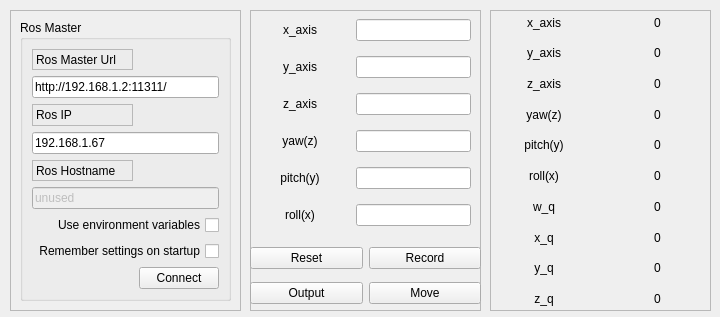
<?xml version="1.0" encoding="UTF-8"?>
<ui version="4.0">
 <class>MainWindowDesign</class>
 <widget class="QMainWindow" name="MainWindowDesign">
  <property name="geometry">
   <rect>
    <x>0</x>
    <y>0</y>
    <width>720</width>
    <height>317</height>
   </rect>
  </property>
  <property name="windowTitle">
   <string>QRosApp</string>
  </property>
  <property name="windowIcon">
   <iconset resource="../resources/images.qrc">
    <normaloff>:/images/icon.png</normaloff>:/images/icon.png</iconset>
  </property>
  <property name="locale">
   <locale language="English" country="Australia"/>
  </property>
  <widget class="QWidget" name="centralwidget">
   <widget class="QFrame" name="frame">
    <property name="geometry">
     <rect>
      <x>10</x>
      <y>10</y>
      <width>231</width>
      <height>301</height>
     </rect>
    </property>
    <property name="sizePolicy">
     <sizepolicy hsizetype="Minimum" vsizetype="Preferred">
      <horstretch>0</horstretch>
      <verstretch>0</verstretch>
     </sizepolicy>
    </property>
    <property name="frameShape">
     <enum>QFrame::StyledPanel</enum>
    </property>
    <property name="frameShadow">
     <enum>QFrame::Raised</enum>
    </property>
    <layout class="QVBoxLayout" name="verticalLayout_3">
     <item>
      <widget class="QGroupBox" name="groupBox">
       <property name="title">
        <string>Ros Master</string>
       </property>
       <layout class="QGridLayout" name="gridLayout">
        <item row="0" column="0">
         <widget class="QLabel" name="label">
          <property name="frameShape">
           <enum>QFrame::StyledPanel</enum>
          </property>
          <property name="frameShadow">
           <enum>QFrame::Raised</enum>
          </property>
          <property name="text">
           <string>Ros Master Url</string>
          </property>
         </widget>
        </item>
        <item row="1" column="0" colspan="2">
         <widget class="QLineEdit" name="line_edit_master">
          <property name="text">
           <string>http://192.168.1.2:11311/</string>
          </property>
         </widget>
        </item>
        <item row="2" column="0">
         <widget class="QLabel" name="label_2">
          <property name="frameShape">
           <enum>QFrame::StyledPanel</enum>
          </property>
          <property name="frameShadow">
           <enum>QFrame::Raised</enum>
          </property>
          <property name="text">
           <string>Ros IP</string>
          </property>
         </widget>
        </item>
        <item row="3" column="0" colspan="2">
         <widget class="QLineEdit" name="line_edit_host">
          <property name="text">
           <string>192.168.1.67</string>
          </property>
         </widget>
        </item>
        <item row="4" column="0">
         <widget class="QLabel" name="label_3">
          <property name="frameShape">
           <enum>QFrame::StyledPanel</enum>
          </property>
          <property name="frameShadow">
           <enum>QFrame::Raised</enum>
          </property>
          <property name="text">
           <string>Ros Hostname</string>
          </property>
         </widget>
        </item>
        <item row="5" column="0" colspan="2">
         <widget class="QLineEdit" name="line_edit_topic">
          <property name="enabled">
           <bool>false</bool>
          </property>
          <property name="text">
           <string>unused</string>
          </property>
         </widget>
        </item>
        <item row="6" column="0" colspan="2">
         <widget class="QCheckBox" name="checkbox_use_environment">
          <property name="layoutDirection">
           <enum>Qt::RightToLeft</enum>
          </property>
          <property name="text">
           <string>Use environment variables</string>
          </property>
         </widget>
        </item>
        <item row="7" column="0" colspan="2">
         <widget class="QCheckBox" name="checkbox_remember_settings">
          <property name="layoutDirection">
           <enum>Qt::RightToLeft</enum>
          </property>
          <property name="text">
           <string>Remember settings on startup</string>
          </property>
         </widget>
        </item>
        <item row="8" column="0">
         <spacer name="horizontalSpacer">
          <property name="orientation">
           <enum>Qt::Horizontal</enum>
          </property>
          <property name="sizeHint" stdset="0">
           <size>
            <width>170</width>
            <height>21</height>
           </size>
          </property>
         </spacer>
        </item>
        <item row="8" column="1">
         <widget class="QPushButton" name="button_connect">
          <property name="enabled">
           <bool>true</bool>
          </property>
          <property name="sizePolicy">
           <sizepolicy hsizetype="MinimumExpanding" vsizetype="Fixed">
            <horstretch>0</horstretch>
            <verstretch>0</verstretch>
           </sizepolicy>
          </property>
          <property name="toolTip">
           <string>Set the target to the current joint trajectory state.</string>
          </property>
          <property name="statusTip">
           <string>Clear all waypoints and set the target to the current joint trajectory state.</string>
          </property>
          <property name="text">
           <string>Connect</string>
          </property>
         </widget>
        </item>
       </layout>
      </widget>
     </item>
    </layout>
   </widget>
   <widget class="QFrame" name="frame_2">
    <property name="geometry">
     <rect>
      <x>250</x>
      <y>10</y>
      <width>231</width>
      <height>301</height>
     </rect>
    </property>
    <property name="frameShape">
     <enum>QFrame::StyledPanel</enum>
    </property>
    <property name="frameShadow">
     <enum>QFrame::Raised</enum>
    </property>
    <widget class="QWidget" name="gridLayoutWidget">
     <property name="geometry">
      <rect>
       <x>0</x>
       <y>0</y>
       <width>231</width>
       <height>231</height>
      </rect>
     </property>
     <layout class="QGridLayout" name="gridLayout_2">
      <property name="rightMargin">
       <number>10</number>
      </property>
      <item row="2" column="0">
       <widget class="QLabel" name="label_6">
        <property name="text">
         <string>z_axis</string>
        </property>
        <property name="alignment">
         <set>Qt::AlignCenter</set>
        </property>
       </widget>
      </item>
      <item row="0" column="1">
       <widget class="QLineEdit" name="xAxisEdit"/>
      </item>
      <item row="1" column="0">
       <widget class="QLabel" name="label_4">
        <property name="text">
         <string>y_axis</string>
        </property>
        <property name="alignment">
         <set>Qt::AlignCenter</set>
        </property>
       </widget>
      </item>
      <item row="1" column="1">
       <widget class="QLineEdit" name="yAxisEdit"/>
      </item>
      <item row="2" column="1">
       <widget class="QLineEdit" name="zAxisEdit"/>
      </item>
      <item row="0" column="0">
       <widget class="QLabel" name="label_5">
        <property name="minimumSize">
         <size>
          <width>100</width>
          <height>0</height>
         </size>
        </property>
        <property name="text">
         <string>x_axis</string>
        </property>
        <property name="alignment">
         <set>Qt::AlignCenter</set>
        </property>
       </widget>
      </item>
      <item row="3" column="1">
       <widget class="QLineEdit" name="yawEdit"/>
      </item>
      <item row="3" column="0">
       <widget class="QLabel" name="label_7">
        <property name="text">
         <string>yaw(z)</string>
        </property>
        <property name="alignment">
         <set>Qt::AlignCenter</set>
        </property>
       </widget>
      </item>
      <item row="4" column="0">
       <widget class="QLabel" name="label_8">
        <property name="text">
         <string>pitch(y)</string>
        </property>
        <property name="alignment">
         <set>Qt::AlignCenter</set>
        </property>
       </widget>
      </item>
      <item row="4" column="1">
       <widget class="QLineEdit" name="pitchEdit"/>
      </item>
      <item row="5" column="0">
       <widget class="QLabel" name="label_9">
        <property name="text">
         <string>roll(x)</string>
        </property>
        <property name="alignment">
         <set>Qt::AlignCenter</set>
        </property>
       </widget>
      </item>
      <item row="5" column="1">
       <widget class="QLineEdit" name="rollEdit"/>
      </item>
     </layout>
    </widget>
    <widget class="QWidget" name="gridLayoutWidget_3">
     <property name="geometry">
      <rect>
       <x>0</x>
       <y>230</y>
       <width>231</width>
       <height>71</height>
      </rect>
     </property>
     <layout class="QGridLayout" name="gridLayout_4">
      <item row="0" column="0">
       <widget class="QPushButton" name="resetButton">
        <property name="text">
         <string>Reset</string>
        </property>
       </widget>
      </item>
      <item row="1" column="0">
       <widget class="QPushButton" name="outputButton">
        <property name="text">
         <string>Output</string>
        </property>
       </widget>
      </item>
      <item row="1" column="1">
       <widget class="QPushButton" name="moveButton">
        <property name="text">
         <string>Move</string>
        </property>
       </widget>
      </item>
      <item row="0" column="1">
       <widget class="QPushButton" name="recordButton">
        <property name="text">
         <string>Record</string>
        </property>
       </widget>
      </item>
     </layout>
    </widget>
   </widget>
   <widget class="QFrame" name="frame_3">
    <property name="geometry">
     <rect>
      <x>490</x>
      <y>10</y>
      <width>221</width>
      <height>301</height>
     </rect>
    </property>
    <property name="frameShape">
     <enum>QFrame::StyledPanel</enum>
    </property>
    <property name="frameShadow">
     <enum>QFrame::Raised</enum>
    </property>
    <widget class="QWidget" name="gridLayoutWidget_2">
     <property name="geometry">
      <rect>
       <x>0</x>
       <y>0</y>
       <width>221</width>
       <height>301</height>
      </rect>
     </property>
     <layout class="QGridLayout" name="gridLayout_3">
      <item row="5" column="1">
       <widget class="QLabel" name="rollLabel">
        <property name="text">
         <string>0</string>
        </property>
        <property name="alignment">
         <set>Qt::AlignCenter</set>
        </property>
       </widget>
      </item>
      <item row="0" column="0">
       <widget class="QLabel" name="label_12">
        <property name="text">
         <string>x_axis</string>
        </property>
        <property name="alignment">
         <set>Qt::AlignCenter</set>
        </property>
       </widget>
      </item>
      <item row="1" column="0">
       <widget class="QLabel" name="label_11">
        <property name="text">
         <string>y_axis</string>
        </property>
        <property name="alignment">
         <set>Qt::AlignCenter</set>
        </property>
       </widget>
      </item>
      <item row="2" column="0">
       <widget class="QLabel" name="label_13">
        <property name="text">
         <string>z_axis</string>
        </property>
        <property name="alignment">
         <set>Qt::AlignCenter</set>
        </property>
       </widget>
      </item>
      <item row="0" column="1">
       <widget class="QLabel" name="xAxisLabel">
        <property name="text">
         <string>0</string>
        </property>
        <property name="alignment">
         <set>Qt::AlignCenter</set>
        </property>
       </widget>
      </item>
      <item row="1" column="1">
       <widget class="QLabel" name="yAxisLabel">
        <property name="text">
         <string>0</string>
        </property>
        <property name="alignment">
         <set>Qt::AlignCenter</set>
        </property>
       </widget>
      </item>
      <item row="2" column="1">
       <widget class="QLabel" name="zAxisLabel">
        <property name="text">
         <string>0</string>
        </property>
        <property name="alignment">
         <set>Qt::AlignCenter</set>
        </property>
       </widget>
      </item>
      <item row="5" column="0">
       <widget class="QLabel" name="Label30">
        <property name="text">
         <string>roll(x)</string>
        </property>
        <property name="alignment">
         <set>Qt::AlignCenter</set>
        </property>
       </widget>
      </item>
      <item row="3" column="0">
       <widget class="QLabel" name="label_18">
        <property name="text">
         <string>yaw(z)</string>
        </property>
        <property name="alignment">
         <set>Qt::AlignCenter</set>
        </property>
       </widget>
      </item>
      <item row="3" column="1">
       <widget class="QLabel" name="yawLabel">
        <property name="text">
         <string>0</string>
        </property>
        <property name="alignment">
         <set>Qt::AlignCenter</set>
        </property>
       </widget>
      </item>
      <item row="4" column="0">
       <widget class="QLabel" name="label_19">
        <property name="text">
         <string>pitch(y)</string>
        </property>
        <property name="alignment">
         <set>Qt::AlignCenter</set>
        </property>
       </widget>
      </item>
      <item row="4" column="1">
       <widget class="QLabel" name="pitchLabel">
        <property name="text">
         <string>0</string>
        </property>
        <property name="alignment">
         <set>Qt::AlignCenter</set>
        </property>
       </widget>
      </item>
      <item row="6" column="0">
       <widget class="QLabel" name="label_14">
        <property name="text">
         <string>w_q</string>
        </property>
        <property name="alignment">
         <set>Qt::AlignCenter</set>
        </property>
       </widget>
      </item>
      <item row="6" column="1">
       <widget class="QLabel" name="wQLabel">
        <property name="text">
         <string>0</string>
        </property>
        <property name="alignment">
         <set>Qt::AlignCenter</set>
        </property>
       </widget>
      </item>
      <item row="7" column="0">
       <widget class="QLabel" name="label_15">
        <property name="text">
         <string>x_q</string>
        </property>
        <property name="alignment">
         <set>Qt::AlignCenter</set>
        </property>
       </widget>
      </item>
      <item row="7" column="1">
       <widget class="QLabel" name="xQLabel">
        <property name="text">
         <string>0</string>
        </property>
        <property name="alignment">
         <set>Qt::AlignCenter</set>
        </property>
       </widget>
      </item>
      <item row="8" column="0">
       <widget class="QLabel" name="label_16">
        <property name="text">
         <string>y_q</string>
        </property>
        <property name="alignment">
         <set>Qt::AlignCenter</set>
        </property>
       </widget>
      </item>
      <item row="8" column="1">
       <widget class="QLabel" name="yQLabel">
        <property name="text">
         <string>0</string>
        </property>
        <property name="alignment">
         <set>Qt::AlignCenter</set>
        </property>
       </widget>
      </item>
      <item row="9" column="0">
       <widget class="QLabel" name="label_17">
        <property name="text">
         <string>z_q</string>
        </property>
        <property name="alignment">
         <set>Qt::AlignCenter</set>
        </property>
       </widget>
      </item>
      <item row="9" column="1">
       <widget class="QLabel" name="zQLabel">
        <property name="text">
         <string>0</string>
        </property>
        <property name="alignment">
         <set>Qt::AlignCenter</set>
        </property>
       </widget>
      </item>
     </layout>
    </widget>
   </widget>
  </widget>
  <action name="action_Quit">
   <property name="text">
    <string>&amp;Quit</string>
   </property>
   <property name="shortcut">
    <string>Ctrl+Q</string>
   </property>
   <property name="shortcutContext">
    <enum>Qt::ApplicationShortcut</enum>
   </property>
  </action>
  <action name="action_Preferences">
   <property name="text">
    <string>&amp;Preferences</string>
   </property>
  </action>
  <action name="actionAbout">
   <property name="text">
    <string>&amp;About</string>
   </property>
  </action>
  <action name="actionAbout_Qt">
   <property name="text">
    <string>About &amp;Qt</string>
   </property>
  </action>
 </widget>
 <resources>
  <include location="../resources/images.qrc"/>
 </resources>
 <connections>
  <connection>
   <sender>action_Quit</sender>
   <signal>triggered()</signal>
   <receiver>MainWindowDesign</receiver>
   <slot>close()</slot>
   <hints>
    <hint type="sourcelabel">
     <x>-1</x>
     <y>-1</y>
    </hint>
    <hint type="destinationlabel">
     <x>399</x>
     <y>299</y>
    </hint>
   </hints>
  </connection>
 </connections>
</ui>
